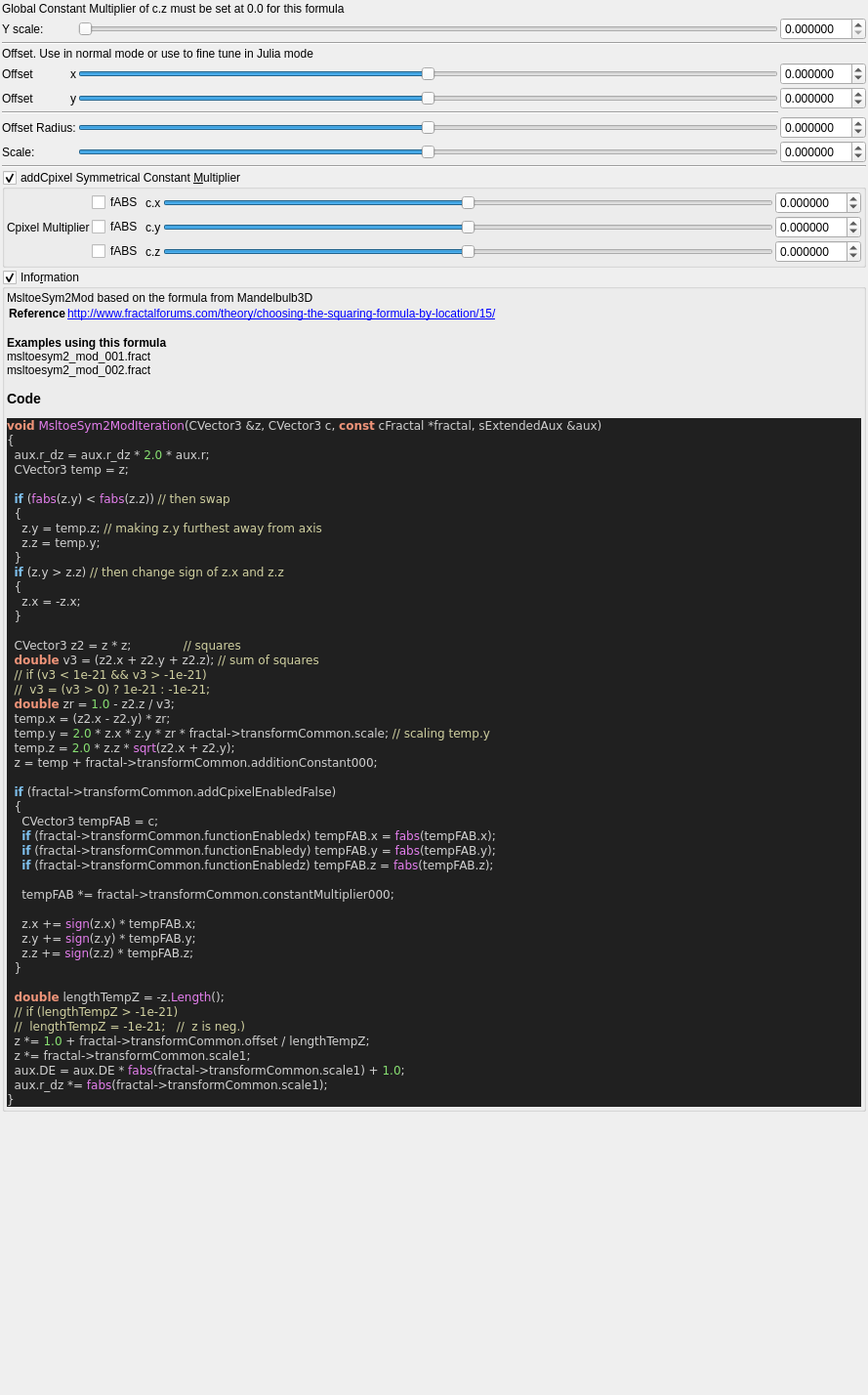
<?xml version="1.0" encoding="UTF-8"?>
<ui version="4.0">
 <class>msltoesym2_mod</class>
 <widget class="QWidget" name="Form">
  <property name="geometry">
   <rect>
    <x>0</x>
    <y>0</y>
    <width>889</width>
    <height>1428</height>
   </rect>
  </property>
  <property name="windowTitle">
   <string notr="true">msltoesym2_mod</string>
  </property>
  <layout class="QVBoxLayout" name="verticalLayout">
   <property name="spacing">
    <number>2</number>
   </property>
   <property name="leftMargin">
    <number>2</number>
   </property>
   <property name="topMargin">
    <number>2</number>
   </property>
   <property name="rightMargin">
    <number>2</number>
   </property>
   <property name="bottomMargin">
    <number>2</number>
   </property>
   <item>
    <layout class="QGridLayout" name="gridLayout_64">
     <property name="spacing">
      <number>2</number>
     </property>
     <item row="1" column="4">
      <widget class="MyDoubleSpinBox" name="spinbox_transf_scale">
       <property name="sizePolicy">
        <sizepolicy hsizetype="Minimum" vsizetype="Maximum">
         <horstretch>0</horstretch>
         <verstretch>0</verstretch>
        </sizepolicy>
       </property>
       <property name="prefix">
        <string/>
       </property>
       <property name="suffix">
        <string/>
       </property>
       <property name="decimals">
        <number>6</number>
       </property>
       <property name="minimum">
        <double>0.000000000000000</double>
       </property>
       <property name="maximum">
        <double>9.999000000000001</double>
       </property>
       <property name="singleStep">
        <double>0.100000000000000</double>
       </property>
      </widget>
     </item>
     <item row="4" column="2">
      <widget class="QLabel" name="label_257">
       <property name="text">
        <string notr="true">x</string>
       </property>
       <property name="alignment">
        <set>Qt::AlignRight|Qt::AlignTrailing|Qt::AlignVCenter</set>
       </property>
      </widget>
     </item>
     <item row="5" column="3">
      <widget class="QSlider" name="slider3_transf_addition_constant_y">
       <property name="sizePolicy">
        <sizepolicy hsizetype="Expanding" vsizetype="Maximum">
         <horstretch>0</horstretch>
         <verstretch>0</verstretch>
        </sizepolicy>
       </property>
       <property name="minimum">
        <number>-5000000</number>
       </property>
       <property name="maximum">
        <number>5000000</number>
       </property>
       <property name="singleStep">
        <number>1</number>
       </property>
       <property name="orientation">
        <enum>Qt::Horizontal</enum>
       </property>
      </widget>
     </item>
     <item row="7" column="3">
      <widget class="QSlider" name="slider_transf_offset">
       <property name="sizePolicy">
        <sizepolicy hsizetype="Expanding" vsizetype="Maximum">
         <horstretch>0</horstretch>
         <verstretch>0</verstretch>
        </sizepolicy>
       </property>
       <property name="minimum">
        <number>-2000000</number>
       </property>
       <property name="maximum">
        <number>2000000</number>
       </property>
       <property name="value">
        <number>0</number>
       </property>
       <property name="sliderPosition">
        <number>0</number>
       </property>
       <property name="orientation">
        <enum>Qt::Horizontal</enum>
       </property>
      </widget>
     </item>
     <item row="5" column="4">
      <widget class="MyDoubleSpinBox" name="spinbox3_transf_addition_constant_y">
       <property name="sizePolicy">
        <sizepolicy hsizetype="Minimum" vsizetype="Maximum">
         <horstretch>0</horstretch>
         <verstretch>0</verstretch>
        </sizepolicy>
       </property>
       <property name="prefix">
        <string/>
       </property>
       <property name="suffix">
        <string/>
       </property>
       <property name="decimals">
        <number>6</number>
       </property>
       <property name="minimum">
        <double>-99.989999999999995</double>
       </property>
       <property name="maximum">
        <double>99.989999999999995</double>
       </property>
       <property name="singleStep">
        <double>0.100000000000000</double>
       </property>
      </widget>
     </item>
     <item row="0" column="1" colspan="4">
      <widget class="QLabel" name="label_2">
       <property name="text">
        <string>Global Constant Multiplier of c.z must be set at 0.0 for this formula</string>
       </property>
      </widget>
     </item>
     <item row="4" column="4">
      <widget class="MyDoubleSpinBox" name="spinbox3_transf_addition_constant_x">
       <property name="sizePolicy">
        <sizepolicy hsizetype="Minimum" vsizetype="Maximum">
         <horstretch>0</horstretch>
         <verstretch>0</verstretch>
        </sizepolicy>
       </property>
       <property name="prefix">
        <string/>
       </property>
       <property name="suffix">
        <string/>
       </property>
       <property name="decimals">
        <number>6</number>
       </property>
       <property name="minimum">
        <double>-99.989999999999995</double>
       </property>
       <property name="maximum">
        <double>99.989999999999995</double>
       </property>
       <property name="singleStep">
        <double>0.100000000000000</double>
       </property>
      </widget>
     </item>
     <item row="2" column="1" colspan="4">
      <widget class="Line" name="line_56">
       <property name="orientation">
        <enum>Qt::Horizontal</enum>
       </property>
      </widget>
     </item>
     <item row="4" column="1">
      <widget class="QLabel" name="label_268">
       <property name="text">
        <string>Offset</string>
       </property>
      </widget>
     </item>
     <item row="1" column="3">
      <widget class="QSlider" name="slider_transf_scale">
       <property name="sizePolicy">
        <sizepolicy hsizetype="Expanding" vsizetype="Maximum">
         <horstretch>0</horstretch>
         <verstretch>0</verstretch>
        </sizepolicy>
       </property>
       <property name="minimum">
        <number>0</number>
       </property>
       <property name="maximum">
        <number>1000000</number>
       </property>
       <property name="singleStep">
        <number>1</number>
       </property>
       <property name="pageStep">
        <number>100</number>
       </property>
       <property name="orientation">
        <enum>Qt::Horizontal</enum>
       </property>
      </widget>
     </item>
     <item row="5" column="1">
      <widget class="QLabel" name="label_267">
       <property name="text">
        <string>Offset</string>
       </property>
      </widget>
     </item>
     <item row="4" column="3">
      <widget class="QSlider" name="slider3_transf_addition_constant_x">
       <property name="sizePolicy">
        <sizepolicy hsizetype="Preferred" vsizetype="Preferred">
         <horstretch>0</horstretch>
         <verstretch>0</verstretch>
        </sizepolicy>
       </property>
       <property name="minimum">
        <number>-5000000</number>
       </property>
       <property name="maximum">
        <number>5000000</number>
       </property>
       <property name="singleStep">
        <number>1</number>
       </property>
       <property name="orientation">
        <enum>Qt::Horizontal</enum>
       </property>
      </widget>
     </item>
     <item row="5" column="2">
      <widget class="QLabel" name="label_264">
       <property name="text">
        <string notr="true">y</string>
       </property>
       <property name="alignment">
        <set>Qt::AlignRight|Qt::AlignTrailing|Qt::AlignVCenter</set>
       </property>
      </widget>
     </item>
     <item row="1" column="1" colspan="2">
      <widget class="QLabel" name="label_8">
       <property name="text">
        <string>Y scale:</string>
       </property>
      </widget>
     </item>
     <item row="3" column="1" colspan="4">
      <widget class="QLabel" name="label">
       <property name="text">
        <string>Offset. Use in normal mode or use to fine tune in Julia mode</string>
       </property>
      </widget>
     </item>
     <item row="7" column="1" colspan="2">
      <widget class="QLabel" name="label_146">
       <property name="text">
        <string>Offset Radius:</string>
       </property>
      </widget>
     </item>
     <item row="8" column="1" colspan="2">
      <widget class="QLabel" name="label_147">
       <property name="text">
        <string>Scale:</string>
       </property>
      </widget>
     </item>
     <item row="8" column="3">
      <widget class="QSlider" name="slider_transf_scale_1">
       <property name="sizePolicy">
        <sizepolicy hsizetype="Expanding" vsizetype="Maximum">
         <horstretch>0</horstretch>
         <verstretch>0</verstretch>
        </sizepolicy>
       </property>
       <property name="minimum">
        <number>-2000000</number>
       </property>
       <property name="maximum">
        <number>2000000</number>
       </property>
       <property name="value">
        <number>0</number>
       </property>
       <property name="sliderPosition">
        <number>0</number>
       </property>
       <property name="orientation">
        <enum>Qt::Horizontal</enum>
       </property>
      </widget>
     </item>
     <item row="7" column="4">
      <widget class="MyDoubleSpinBox" name="spinbox_transf_offset">
       <property name="sizePolicy">
        <sizepolicy hsizetype="Minimum" vsizetype="Maximum">
         <horstretch>0</horstretch>
         <verstretch>0</verstretch>
        </sizepolicy>
       </property>
       <property name="prefix">
        <string/>
       </property>
       <property name="suffix">
        <string/>
       </property>
       <property name="decimals">
        <number>6</number>
       </property>
       <property name="minimum">
        <double>-99.998999999999995</double>
       </property>
       <property name="maximum">
        <double>99.998999999999995</double>
       </property>
       <property name="singleStep">
        <double>0.100000000000000</double>
       </property>
      </widget>
     </item>
     <item row="8" column="4">
      <widget class="MyDoubleSpinBox" name="spinbox_transf_scale_1">
       <property name="sizePolicy">
        <sizepolicy hsizetype="Minimum" vsizetype="Maximum">
         <horstretch>0</horstretch>
         <verstretch>0</verstretch>
        </sizepolicy>
       </property>
       <property name="prefix">
        <string/>
       </property>
       <property name="suffix">
        <string/>
       </property>
       <property name="decimals">
        <number>6</number>
       </property>
       <property name="minimum">
        <double>-99.998999999999995</double>
       </property>
       <property name="maximum">
        <double>99.998999999999995</double>
       </property>
       <property name="singleStep">
        <double>0.100000000000000</double>
       </property>
      </widget>
     </item>
     <item row="6" column="1" colspan="3">
      <widget class="Line" name="line_59">
       <property name="orientation">
        <enum>Qt::Horizontal</enum>
       </property>
      </widget>
     </item>
    </layout>
   </item>
   <item>
    <layout class="QGridLayout" name="gridLayout_3">
     <property name="spacing">
      <number>2</number>
     </property>
     <item row="0" column="1">
      <widget class="Line" name="line_60">
       <property name="orientation">
        <enum>Qt::Horizontal</enum>
       </property>
      </widget>
     </item>
    </layout>
   </item>
   <item>
    <widget class="MyGroupBox" name="groupCheck_transf_addCpixel_enabled_false">
     <property name="toolTip">
      <string>&lt;html&gt;&lt;head/&gt;&lt;body&gt;&lt;p&gt;Cpixel is CVector3 c = ( c.x, c.y, c.z). It is each original point (pixel) in 3D space where the iteration starts from, ( c = original z for each point .) It is commonly found in formula structures z = f(z) + c.&lt;/p&gt;&lt;p&gt;The Cpixel multiplier effectively scales this point &amp;quot;c&amp;quot; towards the origin.&lt;/p&gt;&lt;p&gt;This transform allows the addition or subtraction of Cpixel, dependent on whether z is postive or negative.&lt;/p&gt;&lt;p&gt;e.g if &lt;span style=&quot; font-style:italic;&quot;&gt;z.x&lt;/span&gt; is positive then &lt;span style=&quot; font-style:italic;&quot;&gt;fabs(c.x)&lt;/span&gt; is added, if &lt;span style=&quot; font-style:italic;&quot;&gt;z.x&lt;/span&gt; is negative then &lt;span style=&quot; font-style:italic;&quot;&gt;fabs(c)&lt;/span&gt; is subtracted. &lt;/p&gt;&lt;p&gt;Also try negative addCpixel constant multipliers.&lt;/p&gt;&lt;p&gt;If checkBoxes are disabled then Cpixel remains signed.&lt;/p&gt;&lt;p&gt;&lt;br/&gt;&lt;/p&gt;&lt;/body&gt;&lt;/html&gt;</string>
     </property>
     <property name="title">
      <string>addCpixel Symmetrical Constant &amp;Multiplier</string>
     </property>
     <property name="checkable">
      <bool>true</bool>
     </property>
     <layout class="QVBoxLayout" name="verticalLayout_49">
      <property name="spacing">
       <number>2</number>
      </property>
      <property name="leftMargin">
       <number>2</number>
      </property>
      <property name="topMargin">
       <number>2</number>
      </property>
      <property name="rightMargin">
       <number>2</number>
      </property>
      <property name="bottomMargin">
       <number>2</number>
      </property>
      <item>
       <layout class="QGridLayout" name="gridLayout_23">
        <property name="spacing">
         <number>2</number>
        </property>
        <item row="0" column="4">
         <widget class="MyDoubleSpinBox" name="spinbox3_transf_constant_multiplier_000_x">
          <property name="sizePolicy">
           <sizepolicy hsizetype="Minimum" vsizetype="Maximum">
            <horstretch>0</horstretch>
            <verstretch>0</verstretch>
           </sizepolicy>
          </property>
          <property name="prefix">
           <string/>
          </property>
          <property name="suffix">
           <string/>
          </property>
          <property name="decimals">
           <number>6</number>
          </property>
          <property name="minimum">
           <double>-99.989999999999995</double>
          </property>
          <property name="maximum">
           <double>99.989999999999995</double>
          </property>
          <property name="singleStep">
           <double>0.100000000000000</double>
          </property>
         </widget>
        </item>
        <item row="0" column="2">
         <widget class="QLabel" name="label_109">
          <property name="text">
           <string notr="true">c.x</string>
          </property>
         </widget>
        </item>
        <item row="1" column="4">
         <widget class="MyDoubleSpinBox" name="spinbox3_transf_constant_multiplier_000_y">
          <property name="sizePolicy">
           <sizepolicy hsizetype="Minimum" vsizetype="Maximum">
            <horstretch>0</horstretch>
            <verstretch>0</verstretch>
           </sizepolicy>
          </property>
          <property name="prefix">
           <string/>
          </property>
          <property name="suffix">
           <string/>
          </property>
          <property name="decimals">
           <number>6</number>
          </property>
          <property name="minimum">
           <double>-99.989999999999995</double>
          </property>
          <property name="maximum">
           <double>99.989999999999995</double>
          </property>
          <property name="singleStep">
           <double>0.100000000000000</double>
          </property>
         </widget>
        </item>
        <item row="2" column="4">
         <widget class="MyDoubleSpinBox" name="spinbox3_transf_constant_multiplier_000_z">
          <property name="sizePolicy">
           <sizepolicy hsizetype="Minimum" vsizetype="Maximum">
            <horstretch>0</horstretch>
            <verstretch>0</verstretch>
           </sizepolicy>
          </property>
          <property name="prefix">
           <string/>
          </property>
          <property name="suffix">
           <string/>
          </property>
          <property name="decimals">
           <number>6</number>
          </property>
          <property name="minimum">
           <double>-99.989999999999995</double>
          </property>
          <property name="maximum">
           <double>99.989999999999995</double>
          </property>
          <property name="singleStep">
           <double>0.100000000000000</double>
          </property>
         </widget>
        </item>
        <item row="1" column="2">
         <widget class="QLabel" name="label_110">
          <property name="text">
           <string notr="true">c.y</string>
          </property>
         </widget>
        </item>
        <item row="2" column="2">
         <widget class="QLabel" name="label_111">
          <property name="text">
           <string notr="true">c.z</string>
          </property>
         </widget>
        </item>
        <item row="0" column="3">
         <widget class="QSlider" name="slider3_transf_constant_multiplier_000_x">
          <property name="sizePolicy">
           <sizepolicy hsizetype="Expanding" vsizetype="Maximum">
            <horstretch>0</horstretch>
            <verstretch>0</verstretch>
           </sizepolicy>
          </property>
          <property name="minimum">
           <number>-10000000</number>
          </property>
          <property name="maximum">
           <number>10000000</number>
          </property>
          <property name="value">
           <number>0</number>
          </property>
          <property name="sliderPosition">
           <number>0</number>
          </property>
          <property name="orientation">
           <enum>Qt::Horizontal</enum>
          </property>
         </widget>
        </item>
        <item row="1" column="3">
         <widget class="QSlider" name="slider3_transf_constant_multiplier_000_y">
          <property name="sizePolicy">
           <sizepolicy hsizetype="Expanding" vsizetype="Maximum">
            <horstretch>0</horstretch>
            <verstretch>0</verstretch>
           </sizepolicy>
          </property>
          <property name="minimum">
           <number>-10000000</number>
          </property>
          <property name="maximum">
           <number>10000000</number>
          </property>
          <property name="value">
           <number>0</number>
          </property>
          <property name="sliderPosition">
           <number>0</number>
          </property>
          <property name="orientation">
           <enum>Qt::Horizontal</enum>
          </property>
         </widget>
        </item>
        <item row="2" column="3">
         <widget class="QSlider" name="slider3_transf_constant_multiplier_000_z">
          <property name="sizePolicy">
           <sizepolicy hsizetype="Expanding" vsizetype="Maximum">
            <horstretch>0</horstretch>
            <verstretch>0</verstretch>
           </sizepolicy>
          </property>
          <property name="minimum">
           <number>-10000000</number>
          </property>
          <property name="maximum">
           <number>10000000</number>
          </property>
          <property name="value">
           <number>0</number>
          </property>
          <property name="sliderPosition">
           <number>0</number>
          </property>
          <property name="orientation">
           <enum>Qt::Horizontal</enum>
          </property>
         </widget>
        </item>
        <item row="2" column="1">
         <widget class="QCheckBox" name="checkBox_transf_function_enabledz">
          <property name="text">
           <string>fABS</string>
          </property>
         </widget>
        </item>
        <item row="0" column="1">
         <widget class="QCheckBox" name="checkBox_transf_function_enabledx">
          <property name="text">
           <string>fABS</string>
          </property>
         </widget>
        </item>
        <item row="1" column="1">
         <widget class="QCheckBox" name="checkBox_transf_function_enabledy">
          <property name="text">
           <string>fABS</string>
          </property>
         </widget>
        </item>
        <item row="1" column="0">
         <widget class="QLabel" name="label_112">
          <property name="text">
           <string>Cpixel Multiplier</string>
          </property>
         </widget>
        </item>
       </layout>
      </item>
     </layout>
    </widget>
   </item>
   <item>
    <widget class="MyGroupBox" name="groupCheck_info">
     <property name="title">
      <string>Info&amp;rmation</string>
     </property>
     <property name="flat">
      <bool>false</bool>
     </property>
     <property name="checkable">
      <bool>true</bool>
     </property>
     <layout class="QVBoxLayout" name="verticalLayout_2">
      <property name="spacing">
       <number>2</number>
      </property>
      <property name="leftMargin">
       <number>2</number>
      </property>
      <property name="topMargin">
       <number>2</number>
      </property>
      <property name="rightMargin">
       <number>2</number>
      </property>
      <property name="bottomMargin">
       <number>2</number>
      </property>
      <item>
       <widget class="QLabel" name="label_code_content">
        <property name="text">
         <string notr="true">&lt;p&gt;MsltoeSym2Mod based on the formula from Mandelbulb3D&lt;/p&gt;&lt;table&gt;
&lt;tr&gt;&lt;th&gt;Reference&lt;/th&gt;&lt;td&gt;&lt;a href=&quot;http://www.fractalforums.com/theory/choosing-the-squaring-formula-by-location/15/&quot;&gt;http://www.fractalforums.com/theory/choosing-the-squaring-formula-by-location/15/&lt;br&gt;
&lt;/td&gt;&lt;/tr&gt;
&lt;/table&gt;
&lt;br&gt;&lt;b&gt;Examples using this formula&lt;/b&gt;&lt;br&gt;msltoesym2_mod_001.fract&lt;br&gt;msltoesym2_mod_002.fract&lt;h3&gt;Code&lt;/h3&gt;
&lt;body style=&quot;background-color:#202020&quot;&gt;
&lt;pre style=&quot;color:#d0d0d0; background-color:#202020;  font-family:'Courier New',monospace;&quot;&gt;&lt;span style=&quot;color:#f09479; font-weight:bold&quot;&gt;void&lt;/span&gt; &lt;span style=&quot;color:#e47eed&quot;&gt;MsltoeSym2ModIteration&lt;/span&gt;&lt;span style=&quot;color:#d0d0d0&quot;&gt;(&lt;/span&gt;CVector3 &lt;span style=&quot;color:#d0d0d0&quot;&gt;&amp;amp;&lt;/span&gt;z&lt;span style=&quot;color:#d0d0d0&quot;&gt;,&lt;/span&gt; CVector3 c&lt;span style=&quot;color:#d0d0d0&quot;&gt;,&lt;/span&gt; &lt;span style=&quot;color:#f09479; font-weight:bold&quot;&gt;const&lt;/span&gt; cFractal &lt;span style=&quot;color:#d0d0d0&quot;&gt;*&lt;/span&gt;fractal&lt;span style=&quot;color:#d0d0d0&quot;&gt;,&lt;/span&gt; sExtendedAux &lt;span style=&quot;color:#d0d0d0&quot;&gt;&amp;amp;&lt;/span&gt;aux&lt;span style=&quot;color:#d0d0d0&quot;&gt;)&lt;/span&gt;
&lt;span style=&quot;color:#d0d0d0&quot;&gt;{&lt;/span&gt;
  aux&lt;span style=&quot;color:#d0d0d0&quot;&gt;.&lt;/span&gt;r_dz &lt;span style=&quot;color:#d0d0d0&quot;&gt;=&lt;/span&gt; aux&lt;span style=&quot;color:#d0d0d0&quot;&gt;.&lt;/span&gt;r_dz &lt;span style=&quot;color:#d0d0d0&quot;&gt;*&lt;/span&gt; &lt;span style=&quot;color:#87df71&quot;&gt;2.0&lt;/span&gt; &lt;span style=&quot;color:#d0d0d0&quot;&gt;*&lt;/span&gt; aux&lt;span style=&quot;color:#d0d0d0&quot;&gt;.&lt;/span&gt;r&lt;span style=&quot;color:#d0d0d0&quot;&gt;;&lt;/span&gt;
  CVector3 temp &lt;span style=&quot;color:#d0d0d0&quot;&gt;=&lt;/span&gt; z&lt;span style=&quot;color:#d0d0d0&quot;&gt;;&lt;/span&gt;

  &lt;span style=&quot;color:#7ec0ee; font-weight:bold&quot;&gt;if&lt;/span&gt; &lt;span style=&quot;color:#d0d0d0&quot;&gt;(&lt;/span&gt;&lt;span style=&quot;color:#e47eed&quot;&gt;fabs&lt;/span&gt;&lt;span style=&quot;color:#d0d0d0&quot;&gt;(&lt;/span&gt;z&lt;span style=&quot;color:#d0d0d0&quot;&gt;.&lt;/span&gt;y&lt;span style=&quot;color:#d0d0d0&quot;&gt;) &amp;lt;&lt;/span&gt; &lt;span style=&quot;color:#e47eed&quot;&gt;fabs&lt;/span&gt;&lt;span style=&quot;color:#d0d0d0&quot;&gt;(&lt;/span&gt;z&lt;span style=&quot;color:#d0d0d0&quot;&gt;.&lt;/span&gt;z&lt;span style=&quot;color:#d0d0d0&quot;&gt;))&lt;/span&gt; &lt;span style=&quot;color:#d0d0a0&quot;&gt;// then swap&lt;/span&gt;
  &lt;span style=&quot;color:#d0d0d0&quot;&gt;{&lt;/span&gt;
    z&lt;span style=&quot;color:#d0d0d0&quot;&gt;.&lt;/span&gt;y &lt;span style=&quot;color:#d0d0d0&quot;&gt;=&lt;/span&gt; temp&lt;span style=&quot;color:#d0d0d0&quot;&gt;.&lt;/span&gt;z&lt;span style=&quot;color:#d0d0d0&quot;&gt;;&lt;/span&gt; &lt;span style=&quot;color:#d0d0a0&quot;&gt;// making z.y furthest away from axis&lt;/span&gt;
    z&lt;span style=&quot;color:#d0d0d0&quot;&gt;.&lt;/span&gt;z &lt;span style=&quot;color:#d0d0d0&quot;&gt;=&lt;/span&gt; temp&lt;span style=&quot;color:#d0d0d0&quot;&gt;.&lt;/span&gt;y&lt;span style=&quot;color:#d0d0d0&quot;&gt;;&lt;/span&gt;
  &lt;span style=&quot;color:#d0d0d0&quot;&gt;}&lt;/span&gt;
  &lt;span style=&quot;color:#7ec0ee; font-weight:bold&quot;&gt;if&lt;/span&gt; &lt;span style=&quot;color:#d0d0d0&quot;&gt;(&lt;/span&gt;z&lt;span style=&quot;color:#d0d0d0&quot;&gt;.&lt;/span&gt;y &lt;span style=&quot;color:#d0d0d0&quot;&gt;&amp;gt;&lt;/span&gt; z&lt;span style=&quot;color:#d0d0d0&quot;&gt;.&lt;/span&gt;z&lt;span style=&quot;color:#d0d0d0&quot;&gt;)&lt;/span&gt; &lt;span style=&quot;color:#d0d0a0&quot;&gt;// then change sign of z.x and z.z&lt;/span&gt;
  &lt;span style=&quot;color:#d0d0d0&quot;&gt;{&lt;/span&gt;
    z&lt;span style=&quot;color:#d0d0d0&quot;&gt;.&lt;/span&gt;x &lt;span style=&quot;color:#d0d0d0&quot;&gt;= -&lt;/span&gt;z&lt;span style=&quot;color:#d0d0d0&quot;&gt;.&lt;/span&gt;x&lt;span style=&quot;color:#d0d0d0&quot;&gt;;&lt;/span&gt;
  &lt;span style=&quot;color:#d0d0d0&quot;&gt;}&lt;/span&gt;

  CVector3 z2 &lt;span style=&quot;color:#d0d0d0&quot;&gt;=&lt;/span&gt; z &lt;span style=&quot;color:#d0d0d0&quot;&gt;*&lt;/span&gt; z&lt;span style=&quot;color:#d0d0d0&quot;&gt;;&lt;/span&gt;              &lt;span style=&quot;color:#d0d0a0&quot;&gt;// squares&lt;/span&gt;
  &lt;span style=&quot;color:#f09479; font-weight:bold&quot;&gt;double&lt;/span&gt; v3 &lt;span style=&quot;color:#d0d0d0&quot;&gt;= (&lt;/span&gt;z2&lt;span style=&quot;color:#d0d0d0&quot;&gt;.&lt;/span&gt;x &lt;span style=&quot;color:#d0d0d0&quot;&gt;+&lt;/span&gt; z2&lt;span style=&quot;color:#d0d0d0&quot;&gt;.&lt;/span&gt;y &lt;span style=&quot;color:#d0d0d0&quot;&gt;+&lt;/span&gt; z2&lt;span style=&quot;color:#d0d0d0&quot;&gt;.&lt;/span&gt;z&lt;span style=&quot;color:#d0d0d0&quot;&gt;);&lt;/span&gt; &lt;span style=&quot;color:#d0d0a0&quot;&gt;// sum of squares&lt;/span&gt;
  &lt;span style=&quot;color:#d0d0a0&quot;&gt;// if (v3 &amp;lt; 1e-21 &amp;amp;&amp;amp; v3 &amp;gt; -1e-21)&lt;/span&gt;
  &lt;span style=&quot;color:#d0d0a0&quot;&gt;//  v3 = (v3 &amp;gt; 0) ? 1e-21 : -1e-21;&lt;/span&gt;
  &lt;span style=&quot;color:#f09479; font-weight:bold&quot;&gt;double&lt;/span&gt; zr &lt;span style=&quot;color:#d0d0d0&quot;&gt;=&lt;/span&gt; &lt;span style=&quot;color:#87df71&quot;&gt;1.0&lt;/span&gt; &lt;span style=&quot;color:#d0d0d0&quot;&gt;-&lt;/span&gt; z2&lt;span style=&quot;color:#d0d0d0&quot;&gt;.&lt;/span&gt;z &lt;span style=&quot;color:#d0d0d0&quot;&gt;/&lt;/span&gt; v3&lt;span style=&quot;color:#d0d0d0&quot;&gt;;&lt;/span&gt;
  temp&lt;span style=&quot;color:#d0d0d0&quot;&gt;.&lt;/span&gt;x &lt;span style=&quot;color:#d0d0d0&quot;&gt;= (&lt;/span&gt;z2&lt;span style=&quot;color:#d0d0d0&quot;&gt;.&lt;/span&gt;x &lt;span style=&quot;color:#d0d0d0&quot;&gt;-&lt;/span&gt; z2&lt;span style=&quot;color:#d0d0d0&quot;&gt;.&lt;/span&gt;y&lt;span style=&quot;color:#d0d0d0&quot;&gt;) *&lt;/span&gt; zr&lt;span style=&quot;color:#d0d0d0&quot;&gt;;&lt;/span&gt;
  temp&lt;span style=&quot;color:#d0d0d0&quot;&gt;.&lt;/span&gt;y &lt;span style=&quot;color:#d0d0d0&quot;&gt;=&lt;/span&gt; &lt;span style=&quot;color:#87df71&quot;&gt;2.0&lt;/span&gt; &lt;span style=&quot;color:#d0d0d0&quot;&gt;*&lt;/span&gt; z&lt;span style=&quot;color:#d0d0d0&quot;&gt;.&lt;/span&gt;x &lt;span style=&quot;color:#d0d0d0&quot;&gt;*&lt;/span&gt; z&lt;span style=&quot;color:#d0d0d0&quot;&gt;.&lt;/span&gt;y &lt;span style=&quot;color:#d0d0d0&quot;&gt;*&lt;/span&gt; zr &lt;span style=&quot;color:#d0d0d0&quot;&gt;*&lt;/span&gt; fractal&lt;span style=&quot;color:#d0d0d0&quot;&gt;-&amp;gt;&lt;/span&gt;transformCommon&lt;span style=&quot;color:#d0d0d0&quot;&gt;.&lt;/span&gt;scale&lt;span style=&quot;color:#d0d0d0&quot;&gt;;&lt;/span&gt; &lt;span style=&quot;color:#d0d0a0&quot;&gt;// scaling temp.y&lt;/span&gt;
  temp&lt;span style=&quot;color:#d0d0d0&quot;&gt;.&lt;/span&gt;z &lt;span style=&quot;color:#d0d0d0&quot;&gt;=&lt;/span&gt; &lt;span style=&quot;color:#87df71&quot;&gt;2.0&lt;/span&gt; &lt;span style=&quot;color:#d0d0d0&quot;&gt;*&lt;/span&gt; z&lt;span style=&quot;color:#d0d0d0&quot;&gt;.&lt;/span&gt;z &lt;span style=&quot;color:#d0d0d0&quot;&gt;*&lt;/span&gt; &lt;span style=&quot;color:#e47eed&quot;&gt;sqrt&lt;/span&gt;&lt;span style=&quot;color:#d0d0d0&quot;&gt;(&lt;/span&gt;z2&lt;span style=&quot;color:#d0d0d0&quot;&gt;.&lt;/span&gt;x &lt;span style=&quot;color:#d0d0d0&quot;&gt;+&lt;/span&gt; z2&lt;span style=&quot;color:#d0d0d0&quot;&gt;.&lt;/span&gt;y&lt;span style=&quot;color:#d0d0d0&quot;&gt;);&lt;/span&gt;
  z &lt;span style=&quot;color:#d0d0d0&quot;&gt;=&lt;/span&gt; temp &lt;span style=&quot;color:#d0d0d0&quot;&gt;+&lt;/span&gt; fractal&lt;span style=&quot;color:#d0d0d0&quot;&gt;-&amp;gt;&lt;/span&gt;transformCommon&lt;span style=&quot;color:#d0d0d0&quot;&gt;.&lt;/span&gt;additionConstant000&lt;span style=&quot;color:#d0d0d0&quot;&gt;;&lt;/span&gt;

  &lt;span style=&quot;color:#7ec0ee; font-weight:bold&quot;&gt;if&lt;/span&gt; &lt;span style=&quot;color:#d0d0d0&quot;&gt;(&lt;/span&gt;fractal&lt;span style=&quot;color:#d0d0d0&quot;&gt;-&amp;gt;&lt;/span&gt;transformCommon&lt;span style=&quot;color:#d0d0d0&quot;&gt;.&lt;/span&gt;addCpixelEnabledFalse&lt;span style=&quot;color:#d0d0d0&quot;&gt;)&lt;/span&gt;
  &lt;span style=&quot;color:#d0d0d0&quot;&gt;{&lt;/span&gt;
    CVector3 tempFAB &lt;span style=&quot;color:#d0d0d0&quot;&gt;=&lt;/span&gt; c&lt;span style=&quot;color:#d0d0d0&quot;&gt;;&lt;/span&gt;
    &lt;span style=&quot;color:#7ec0ee; font-weight:bold&quot;&gt;if&lt;/span&gt; &lt;span style=&quot;color:#d0d0d0&quot;&gt;(&lt;/span&gt;fractal&lt;span style=&quot;color:#d0d0d0&quot;&gt;-&amp;gt;&lt;/span&gt;transformCommon&lt;span style=&quot;color:#d0d0d0&quot;&gt;.&lt;/span&gt;functionEnabledx&lt;span style=&quot;color:#d0d0d0&quot;&gt;)&lt;/span&gt; tempFAB&lt;span style=&quot;color:#d0d0d0&quot;&gt;.&lt;/span&gt;x &lt;span style=&quot;color:#d0d0d0&quot;&gt;=&lt;/span&gt; &lt;span style=&quot;color:#e47eed&quot;&gt;fabs&lt;/span&gt;&lt;span style=&quot;color:#d0d0d0&quot;&gt;(&lt;/span&gt;tempFAB&lt;span style=&quot;color:#d0d0d0&quot;&gt;.&lt;/span&gt;x&lt;span style=&quot;color:#d0d0d0&quot;&gt;);&lt;/span&gt;
    &lt;span style=&quot;color:#7ec0ee; font-weight:bold&quot;&gt;if&lt;/span&gt; &lt;span style=&quot;color:#d0d0d0&quot;&gt;(&lt;/span&gt;fractal&lt;span style=&quot;color:#d0d0d0&quot;&gt;-&amp;gt;&lt;/span&gt;transformCommon&lt;span style=&quot;color:#d0d0d0&quot;&gt;.&lt;/span&gt;functionEnabledy&lt;span style=&quot;color:#d0d0d0&quot;&gt;)&lt;/span&gt; tempFAB&lt;span style=&quot;color:#d0d0d0&quot;&gt;.&lt;/span&gt;y &lt;span style=&quot;color:#d0d0d0&quot;&gt;=&lt;/span&gt; &lt;span style=&quot;color:#e47eed&quot;&gt;fabs&lt;/span&gt;&lt;span style=&quot;color:#d0d0d0&quot;&gt;(&lt;/span&gt;tempFAB&lt;span style=&quot;color:#d0d0d0&quot;&gt;.&lt;/span&gt;y&lt;span style=&quot;color:#d0d0d0&quot;&gt;);&lt;/span&gt;
    &lt;span style=&quot;color:#7ec0ee; font-weight:bold&quot;&gt;if&lt;/span&gt; &lt;span style=&quot;color:#d0d0d0&quot;&gt;(&lt;/span&gt;fractal&lt;span style=&quot;color:#d0d0d0&quot;&gt;-&amp;gt;&lt;/span&gt;transformCommon&lt;span style=&quot;color:#d0d0d0&quot;&gt;.&lt;/span&gt;functionEnabledz&lt;span style=&quot;color:#d0d0d0&quot;&gt;)&lt;/span&gt; tempFAB&lt;span style=&quot;color:#d0d0d0&quot;&gt;.&lt;/span&gt;z &lt;span style=&quot;color:#d0d0d0&quot;&gt;=&lt;/span&gt; &lt;span style=&quot;color:#e47eed&quot;&gt;fabs&lt;/span&gt;&lt;span style=&quot;color:#d0d0d0&quot;&gt;(&lt;/span&gt;tempFAB&lt;span style=&quot;color:#d0d0d0&quot;&gt;.&lt;/span&gt;z&lt;span style=&quot;color:#d0d0d0&quot;&gt;);&lt;/span&gt;

    tempFAB &lt;span style=&quot;color:#d0d0d0&quot;&gt;*=&lt;/span&gt; fractal&lt;span style=&quot;color:#d0d0d0&quot;&gt;-&amp;gt;&lt;/span&gt;transformCommon&lt;span style=&quot;color:#d0d0d0&quot;&gt;.&lt;/span&gt;constantMultiplier000&lt;span style=&quot;color:#d0d0d0&quot;&gt;;&lt;/span&gt;

    z&lt;span style=&quot;color:#d0d0d0&quot;&gt;.&lt;/span&gt;x &lt;span style=&quot;color:#d0d0d0&quot;&gt;+=&lt;/span&gt; &lt;span style=&quot;color:#e47eed&quot;&gt;sign&lt;/span&gt;&lt;span style=&quot;color:#d0d0d0&quot;&gt;(&lt;/span&gt;z&lt;span style=&quot;color:#d0d0d0&quot;&gt;.&lt;/span&gt;x&lt;span style=&quot;color:#d0d0d0&quot;&gt;) *&lt;/span&gt; tempFAB&lt;span style=&quot;color:#d0d0d0&quot;&gt;.&lt;/span&gt;x&lt;span style=&quot;color:#d0d0d0&quot;&gt;;&lt;/span&gt;
    z&lt;span style=&quot;color:#d0d0d0&quot;&gt;.&lt;/span&gt;y &lt;span style=&quot;color:#d0d0d0&quot;&gt;+=&lt;/span&gt; &lt;span style=&quot;color:#e47eed&quot;&gt;sign&lt;/span&gt;&lt;span style=&quot;color:#d0d0d0&quot;&gt;(&lt;/span&gt;z&lt;span style=&quot;color:#d0d0d0&quot;&gt;.&lt;/span&gt;y&lt;span style=&quot;color:#d0d0d0&quot;&gt;) *&lt;/span&gt; tempFAB&lt;span style=&quot;color:#d0d0d0&quot;&gt;.&lt;/span&gt;y&lt;span style=&quot;color:#d0d0d0&quot;&gt;;&lt;/span&gt;
    z&lt;span style=&quot;color:#d0d0d0&quot;&gt;.&lt;/span&gt;z &lt;span style=&quot;color:#d0d0d0&quot;&gt;+=&lt;/span&gt; &lt;span style=&quot;color:#e47eed&quot;&gt;sign&lt;/span&gt;&lt;span style=&quot;color:#d0d0d0&quot;&gt;(&lt;/span&gt;z&lt;span style=&quot;color:#d0d0d0&quot;&gt;.&lt;/span&gt;z&lt;span style=&quot;color:#d0d0d0&quot;&gt;) *&lt;/span&gt; tempFAB&lt;span style=&quot;color:#d0d0d0&quot;&gt;.&lt;/span&gt;z&lt;span style=&quot;color:#d0d0d0&quot;&gt;;&lt;/span&gt;
  &lt;span style=&quot;color:#d0d0d0&quot;&gt;}&lt;/span&gt;

  &lt;span style=&quot;color:#f09479; font-weight:bold&quot;&gt;double&lt;/span&gt; lengthTempZ &lt;span style=&quot;color:#d0d0d0&quot;&gt;= -&lt;/span&gt;z&lt;span style=&quot;color:#d0d0d0&quot;&gt;.&lt;/span&gt;&lt;span style=&quot;color:#e47eed&quot;&gt;Length&lt;/span&gt;&lt;span style=&quot;color:#d0d0d0&quot;&gt;();&lt;/span&gt;
  &lt;span style=&quot;color:#d0d0a0&quot;&gt;// if (lengthTempZ &amp;gt; -1e-21)&lt;/span&gt;
  &lt;span style=&quot;color:#d0d0a0&quot;&gt;//  lengthTempZ = -1e-21;   //  z is neg.)&lt;/span&gt;
  z &lt;span style=&quot;color:#d0d0d0&quot;&gt;*=&lt;/span&gt; &lt;span style=&quot;color:#87df71&quot;&gt;1.0&lt;/span&gt; &lt;span style=&quot;color:#d0d0d0&quot;&gt;+&lt;/span&gt; fractal&lt;span style=&quot;color:#d0d0d0&quot;&gt;-&amp;gt;&lt;/span&gt;transformCommon&lt;span style=&quot;color:#d0d0d0&quot;&gt;.&lt;/span&gt;offset &lt;span style=&quot;color:#d0d0d0&quot;&gt;/&lt;/span&gt; lengthTempZ&lt;span style=&quot;color:#d0d0d0&quot;&gt;;&lt;/span&gt;
  z &lt;span style=&quot;color:#d0d0d0&quot;&gt;*=&lt;/span&gt; fractal&lt;span style=&quot;color:#d0d0d0&quot;&gt;-&amp;gt;&lt;/span&gt;transformCommon&lt;span style=&quot;color:#d0d0d0&quot;&gt;.&lt;/span&gt;scale1&lt;span style=&quot;color:#d0d0d0&quot;&gt;;&lt;/span&gt;
  aux&lt;span style=&quot;color:#d0d0d0&quot;&gt;.&lt;/span&gt;DE &lt;span style=&quot;color:#d0d0d0&quot;&gt;=&lt;/span&gt; aux&lt;span style=&quot;color:#d0d0d0&quot;&gt;.&lt;/span&gt;DE &lt;span style=&quot;color:#d0d0d0&quot;&gt;*&lt;/span&gt; &lt;span style=&quot;color:#e47eed&quot;&gt;fabs&lt;/span&gt;&lt;span style=&quot;color:#d0d0d0&quot;&gt;(&lt;/span&gt;fractal&lt;span style=&quot;color:#d0d0d0&quot;&gt;-&amp;gt;&lt;/span&gt;transformCommon&lt;span style=&quot;color:#d0d0d0&quot;&gt;.&lt;/span&gt;scale1&lt;span style=&quot;color:#d0d0d0&quot;&gt;) +&lt;/span&gt; &lt;span style=&quot;color:#87df71&quot;&gt;1.0&lt;/span&gt;&lt;span style=&quot;color:#d0d0d0&quot;&gt;;&lt;/span&gt;
  aux&lt;span style=&quot;color:#d0d0d0&quot;&gt;.&lt;/span&gt;r_dz &lt;span style=&quot;color:#d0d0d0&quot;&gt;*=&lt;/span&gt; &lt;span style=&quot;color:#e47eed&quot;&gt;fabs&lt;/span&gt;&lt;span style=&quot;color:#d0d0d0&quot;&gt;(&lt;/span&gt;fractal&lt;span style=&quot;color:#d0d0d0&quot;&gt;-&amp;gt;&lt;/span&gt;transformCommon&lt;span style=&quot;color:#d0d0d0&quot;&gt;.&lt;/span&gt;scale1&lt;span style=&quot;color:#d0d0d0&quot;&gt;);&lt;/span&gt;
&lt;span style=&quot;color:#d0d0d0&quot;&gt;}&lt;/span&gt;
&lt;/pre&gt;
&lt;/body&gt;</string>
        </property>
        <property name="wordWrap">
         <bool>true</bool>
        </property>
        <property name="openExternalLinks">
         <bool>true</bool>
        </property>
        <property name="textInteractionFlags">
         <set>Qt::LinksAccessibleByMouse|Qt::TextSelectableByMouse</set>
        </property>
       </widget>
      </item>
     </layout>
    </widget>
   </item>
   <item>
    <spacer name="verticalSpacer">
     <property name="orientation">
      <enum>Qt::Vertical</enum>
     </property>
     <property name="sizeHint" stdset="0">
      <size>
       <width>20</width>
       <height>40</height>
      </size>
     </property>
    </spacer>
   </item>
  </layout>
 </widget>
 <customwidgets>
  <customwidget>
   <class>MyDoubleSpinBox</class>
   <extends>QDoubleSpinBox</extends>
   <header>my_double_spin_box.h</header>
  </customwidget>
  <customwidget>
   <class>MyGroupBox</class>
   <extends>QGroupBox</extends>
   <header>my_group_box.h</header>
   <container>1</container>
  </customwidget>
 </customwidgets>
 <resources/>
 <connections/>
</ui>
